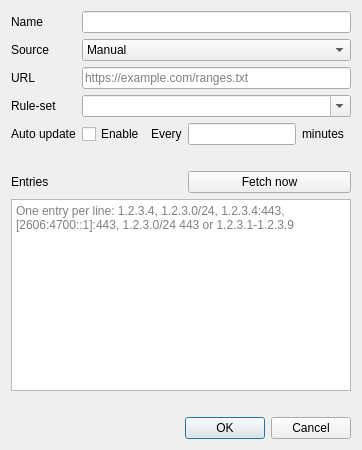
<?xml version="1.0" encoding="UTF-8"?>
<ui version="4.0">
 <class>DialogEditIpList</class>
 <widget class="QDialog" name="DialogEditIpList">
  <property name="windowTitle">
   <string>Edit IP list</string>
  </property>
  <layout class="QVBoxLayout" name="layout_main">
   <item>
    <layout class="QGridLayout" name="layout_fields">
     <item row="0" column="0">
      <widget class="QLabel" name="label_name">
       <property name="text">
        <string>Name</string>
       </property>
       <property name="buddy">
        <cstring>name</cstring>
       </property>
      </widget>
     </item>
     <item row="0" column="1">
      <widget class="QLineEdit" name="name"/>
     </item>
     <item row="1" column="0">
      <widget class="QLabel" name="label_source_kind">
       <property name="text">
        <string>Source</string>
       </property>
       <property name="buddy">
        <cstring>source_kind</cstring>
       </property>
      </widget>
     </item>
     <item row="1" column="1">
      <widget class="QComboBox" name="source_kind">
       <item>
        <property name="text">
         <string>Manual</string>
        </property>
       </item>
       <item>
        <property name="text">
         <string>URL</string>
        </property>
       </item>
       <item>
        <property name="text">
         <string>Rule-set</string>
        </property>
       </item>
      </widget>
     </item>
     <item row="2" column="0">
      <widget class="QLabel" name="label_url">
       <property name="text">
        <string>URL</string>
       </property>
       <property name="buddy">
        <cstring>url</cstring>
       </property>
      </widget>
     </item>
     <item row="2" column="1">
      <widget class="QLineEdit" name="url">
       <property name="placeholderText">
        <string notr="true">https://example.com/ranges.txt</string>
       </property>
      </widget>
     </item>
     <item row="3" column="0">
      <widget class="QLabel" name="label_rule_set">
       <property name="text">
        <string>Rule-set</string>
       </property>
       <property name="buddy">
        <cstring>rule_set</cstring>
       </property>
      </widget>
     </item>
     <item row="3" column="1">
      <widget class="QComboBox" name="rule_set">
       <property name="editable">
        <bool>true</bool>
       </property>
       <property name="insertPolicy">
        <enum>QComboBox::InsertPolicy::NoInsert</enum>
       </property>
      </widget>
     </item>
     <item row="4" column="0">
      <widget class="QLabel" name="label_auto_update">
       <property name="text">
        <string>Auto update</string>
       </property>
       <property name="buddy">
        <cstring>auto_update</cstring>
       </property>
      </widget>
     </item>
     <item row="4" column="1">
      <widget class="QWidget" name="auto_update_box" native="true">
       <layout class="QHBoxLayout" name="layout_auto_update">
        <property name="leftMargin">
         <number>0</number>
        </property>
        <property name="topMargin">
         <number>0</number>
        </property>
        <property name="rightMargin">
         <number>0</number>
        </property>
        <property name="bottomMargin">
         <number>0</number>
        </property>
        <item>
         <widget class="QCheckBox" name="auto_update">
          <property name="text">
           <string>Enable</string>
          </property>
         </widget>
        </item>
        <item>
         <widget class="QLabel" name="label_update_interval">
          <property name="text">
           <string>Every</string>
          </property>
          <property name="buddy">
           <cstring>update_interval</cstring>
          </property>
         </widget>
        </item>
        <item>
         <widget class="QLineEdit" name="update_interval">
          <property name="sizePolicy">
           <sizepolicy hsizetype="Preferred" vsizetype="Fixed">
            <horstretch>0</horstretch>
            <verstretch>0</verstretch>
           </sizepolicy>
          </property>
         </widget>
        </item>
        <item>
         <widget class="QLabel" name="label_update_interval_unit">
          <property name="text">
           <string>minutes</string>
          </property>
          <property name="buddy">
           <cstring>update_interval</cstring>
          </property>
         </widget>
        </item>
        <item>
         <spacer name="spacer_auto_update">
          <property name="orientation">
           <enum>Qt::Orientation::Horizontal</enum>
          </property>
         </spacer>
        </item>
       </layout>
      </widget>
     </item>
    </layout>
   </item>
   <item>
    <widget class="QLabel" name="managed_note">
     <property name="wordWrap">
      <bool>true</bool>
     </property>
    </widget>
   </item>
   <item>
    <layout class="QHBoxLayout" name="layout_entries_header">
     <item>
      <widget class="QLabel" name="label_entries">
       <property name="text">
        <string>Entries</string>
       </property>
       <property name="buddy">
        <cstring>entries</cstring>
       </property>
      </widget>
     </item>
     <item>
      <spacer name="spacer_entries_header">
       <property name="orientation">
        <enum>Qt::Orientation::Horizontal</enum>
       </property>
      </spacer>
     </item>
     <item>
      <widget class="QPushButton" name="fetch">
       <property name="text">
        <string>Fetch now</string>
       </property>
      </widget>
     </item>
    </layout>
   </item>
   <item>
    <widget class="QPlainTextEdit" name="entries">
     <property name="lineWrapMode">
      <enum>QPlainTextEdit::LineWrapMode::NoWrap</enum>
     </property>
     <property name="placeholderText">
      <string>One entry per line: 1.2.3.4, 1.2.3.0/24, 1.2.3.4:443, [2606:4700::1]:443, 1.2.3.0/24 443 or 1.2.3.1-1.2.3.9</string>
     </property>
    </widget>
   </item>
   <item>
    <widget class="QLabel" name="summary">
     <property name="wordWrap">
      <bool>true</bool>
     </property>
    </widget>
   </item>
   <item>
    <widget class="QDialogButtonBox" name="buttonBox">
     <property name="orientation">
      <enum>Qt::Orientation::Horizontal</enum>
     </property>
     <property name="standardButtons">
      <set>QDialogButtonBox::StandardButton::Cancel|QDialogButtonBox::StandardButton::Ok</set>
     </property>
    </widget>
   </item>
  </layout>
 </widget>
 <tabstops>
  <tabstop>name</tabstop>
  <tabstop>source_kind</tabstop>
  <tabstop>url</tabstop>
  <tabstop>rule_set</tabstop>
  <tabstop>auto_update</tabstop>
  <tabstop>update_interval</tabstop>
  <tabstop>fetch</tabstop>
  <tabstop>entries</tabstop>
 </tabstops>
 <resources/>
 <connections>
  <connection>
   <sender>buttonBox</sender>
   <signal>accepted()</signal>
   <receiver>DialogEditIpList</receiver>
   <slot>accept()</slot>
  </connection>
  <connection>
   <sender>buttonBox</sender>
   <signal>rejected()</signal>
   <receiver>DialogEditIpList</receiver>
   <slot>reject()</slot>
  </connection>
 </connections>
</ui>
